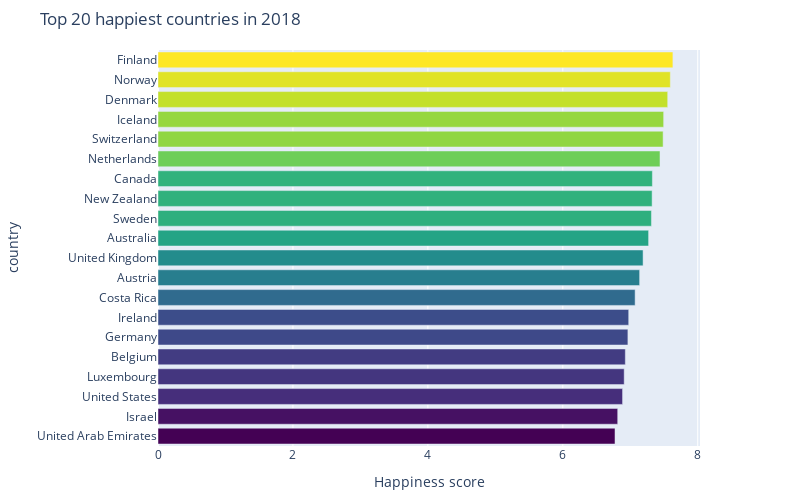

The code cell stored with this chart in its notebook:
### Code cell
utils.plot_happiness_score(wh_df_2018,"Score","Country or region", 20, 2018)

### Figure 1 — Plotly figure (JSON) as saved in the notebook; plotly's stock layout.template omitted (floating-point values rounded to 4 significant figures)
{"data": [{"marker": {"color": [7.632, 7.594, 7.555, 7.495, 7.487, 7.441, 7.328, 7.324, 7.314, 7.272, 7.19, 7.139, 7.072, 6.977, 6.965, 6.927, 6.91, 6.886, 6.814, 6.774], "colorscale": [[0, "#440154"], [0.1111, "#482878"], [0.2222, "#3e4989"], [0.3333, "#31688e"], [0.4444, "#26828e"], [0.5556, "#1f9e89"], [0.6667, "#35b779"], [0.7778, "#6ece58"], [0.8889, "#b5de2b"], [1, "#fde725"]]}, "orientation": "h", "type": "bar", "x": [7.632, 7.594, 7.555, 7.495, 7.487, 7.441, 7.328, 7.324, 7.314, 7.272, 7.19, 7.139, 7.072, 6.977, 6.965, 6.927, 6.91, 6.886, 6.814, 6.774], "y": ["Finland", "Norway", "Denmark", "Iceland", "Switzerland", "Netherlands", "Canada", "New Zealand", "Sweden", "Australia", "United Kingdom", "Austria", "Costa Rica", "Ireland", "Germany", "Belgium", "Luxembourg", "United States", "Israel", "United Arab Emirates"]}], "layout": {"height": 500, "margin": {"b": 50, "l": 50, "r": 100, "t": 50}, "title": {"text": "Top 20 happiest countries in 2018"}, "width": 800, "xaxis": {"title": {"text": "Happiness score"}}, "yaxis": {"categoryorder": "total ascending", "showgrid": false, "showline": false, "showticklabels": true, "title": {"text": "country"}}}}
